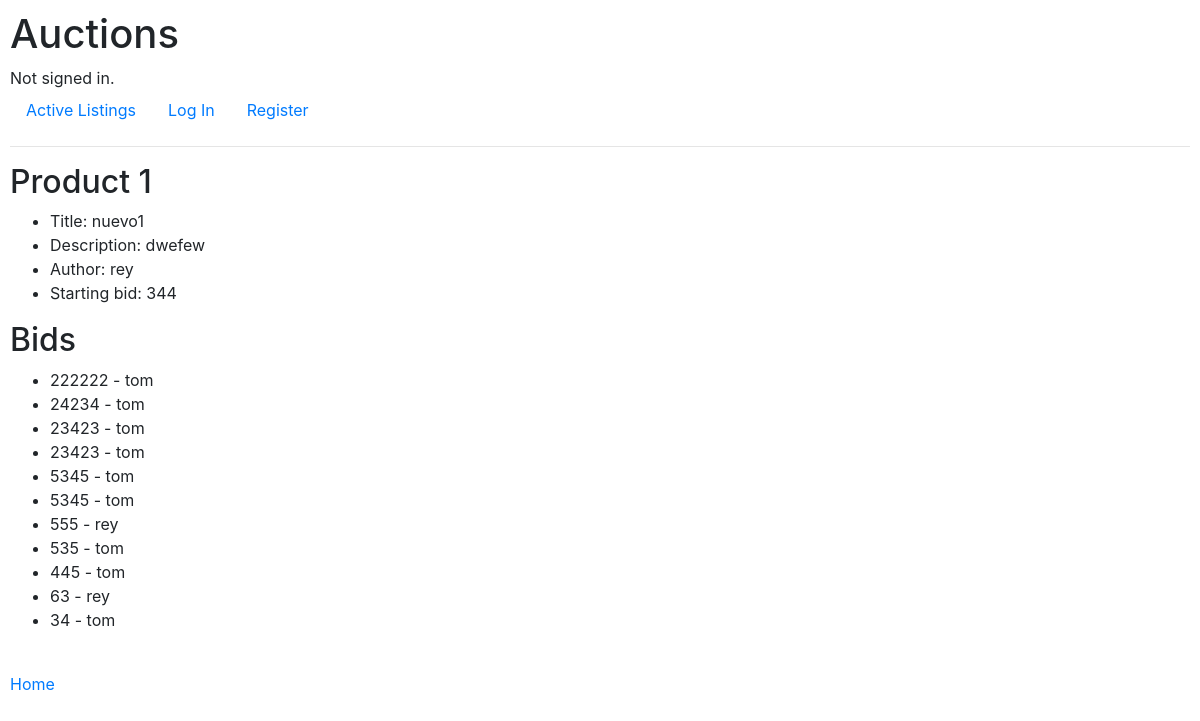
The page /1 on the database its author committed.
### auctions/models.py (models this page shows, shortened)
class Product(models.Model):
    title = models.CharField(max_length=128)
    description = models.TextField()
    author= models.ForeignKey(User, on_delete=models.CASCADE)
    price= models.IntegerField()

class User(AbstractUser):
    pass

class Bids(models.Model):
    buyer=models.ForeignKey(User, on_delete=models.CASCADE, null=True)
    wanted_product=models.ForeignKey(Product, on_delete=models.CASCADE, null=True)
    bid= models.IntegerField()
    def __str__(self):
        return f"{self.bid} - {self.buyer}"

### auctions/views.py (the view, shortened to what this page needs)
# urls.py: path("<int:producto_id>", views.ver, name="ver"),
def ver(request, producto_id):
    producto = Product.objects.get(id=producto_id)
    precio =producto.price
    usuario=request.user
    if Bids.objects.filter(wanted_product=producto):
        mayor_precio=Bids.objects.filter(wanted_product=producto).order_by("-bid")[:1].get().bid
        mayor_ofertador_id= Bids.objects.filter(wanted_product=producto).order_by('-bid')[0].buyer.id
        mayor_ofertador=User.objects.get(id=mayor_ofertador_id)
    else:
        mayor_precio=0
        mayor_ofertador= "No bids yet"
    return render(request, "auctions/producto.html", {
        "form": nueva_oferta(),
        "producto": producto,
        "precio": precio,
        "mayor_precio": mayor_precio,
        "ofertas": Bids.objects.all().order_by("-bid"),
        "mayor_ofertador" : mayor_ofertador,
        "usuario": usuario,
        })

### auctions/templates/auctions/producto.html (shortened to what this page needs)
{% extends "auctions/layout.html" %}
{% block body %}
    <h2>Product {{ producto.id }}</h2>
    <ul>
        <li>Title: {{ producto.title }}</li>
        <li>Description: {{ producto.description }}</li>
        <li>Author: {{ producto.author }}</li>
        <li>Starting bid: {{ producto.price }}</li>
    </ul>
    <h2>Bids</h2>
    <ul>
        {% for oferta in ofertas %}
         {% if producto.id == oferta.wanted_product.id %}
            <li>
                    {{oferta}}
            </li>
            {% endif %}
        {% endfor %}
    </ul>
    <br>
    <a href="{% url 'index' %}">Home</a>
{% endblock %}

### auctions/static/auctions/styles.css (style rules this page uses)
body { padding: 10px; }

### rows shown on the page
Product: id "1", title "nuevo1", description "dwefew", author "rey", price "344"
Bids: bid+buyer "222222 - tom"
Bids: bid+buyer "24234 - tom"
Bids: bid+buyer "23423 - tom"
Bids: bid+buyer "23423 - tom"
Bids: bid+buyer "5345 - tom"
Bids: bid+buyer "5345 - tom"
Bids: bid+buyer "555 - rey"
Bids: bid+buyer "535 - tom"
Bids: bid+buyer "445 - tom"
Bids: bid+buyer "63 - rey"
Bids: bid+buyer "34 - tom"
